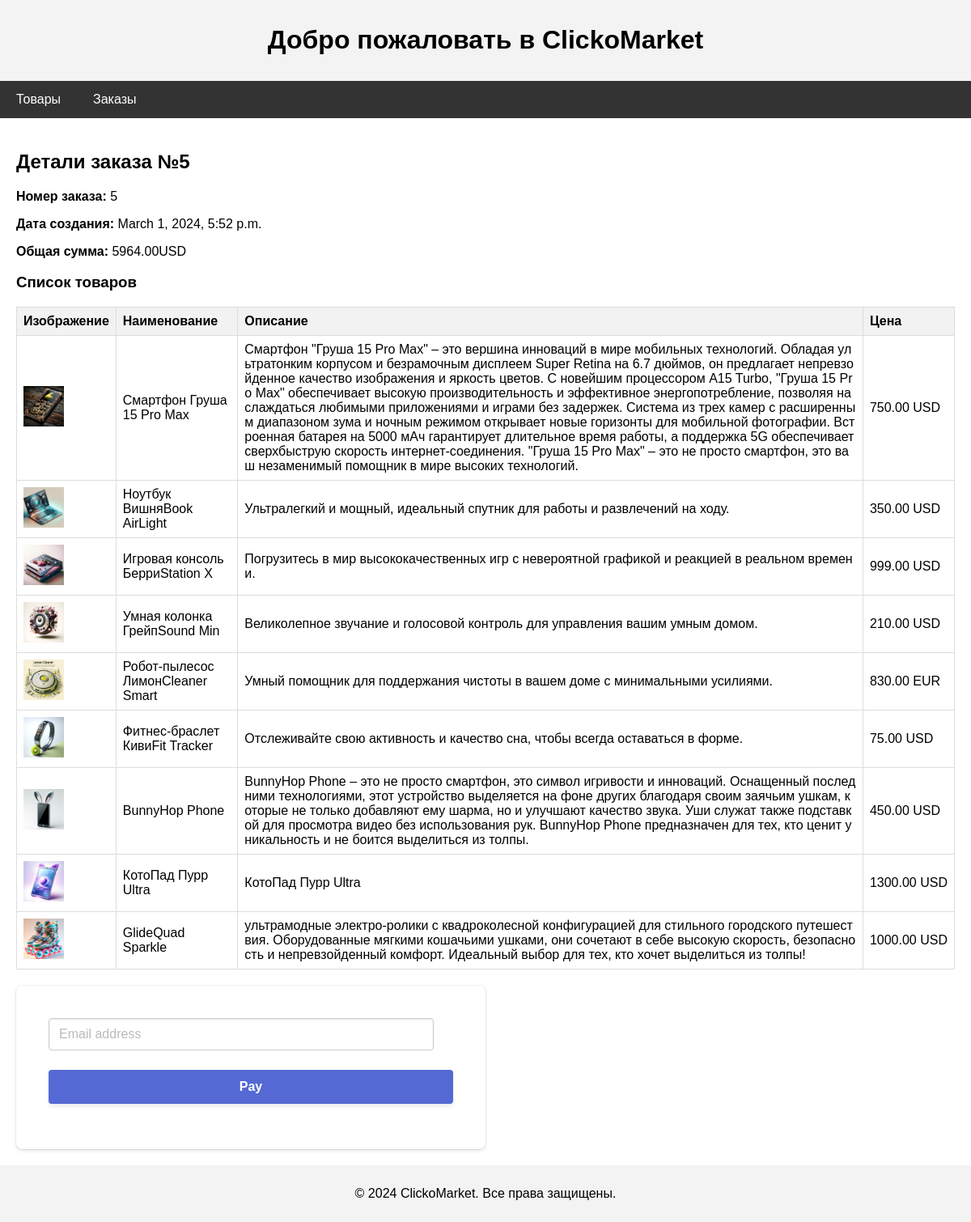
The page /order/5/ on the database its author committed.
### payclick/models.py (models this page shows, shortened)
class Order(models.Model):
    items = models.ManyToManyField(Item, related_name='order', verbose_name='Товары в заказе')
    created_at = models.DateTimeField(auto_now_add=True)
    discount = models.ForeignKey(Discount, on_delete=models.SET_NULL, blank=True, null=True)
    tax = models.ForeignKey(Tax, on_delete=models.SET_NULL, blank=True, null=True)
    stripe_payment_id = models.CharField(max_length=255, blank=True, null=True, verbose_name='ID платежа в Stripe')
    def total_amount(self):
        total_amount = sum(item.price for item in self.items.all())
        if self.discount:
            total_amount -= self.discount.amount
        if self.tax:
            total_amount += self.tax.amount
        return total_amount
    def get_display_total_amount(self):
        return '{0:.2f}'.format(self.total_amount() / 100)
    def get_stripe_payment_status(self):
        if self.stripe_payment_id:
            data = stripe.PaymentIntent.retrieve(self.stripe_payment_id)
            stripe_payment_id = data['status']
            return stripe_payment_id
        else:
            return None

class Item(models.Model):
    CURRENCY_CHOICES = [
        ('USD', 'US Dollar'),
        ('EUR', 'Euro'),
    ]
    name = models.CharField(max_length=100)
    description = models.TextField()
    price = models.IntegerField()  # cents
    image = models.ImageField(upload_to='products/', blank=True, null=True)
    currency = models.CharField(max_length=3, choices=CURRENCY_CHOICES, default='USD')
    def get_display_price(self):
        return '{0:.2f}'.format(self.price / 100)

### payclick/views.py (the view)
# urls.py: path('order/<int:pk>/', OrderDetailsView.as_view(), name='order'),
class OrderDetailsView(DetailView):
    queryset = (
        Order.objects.prefetch_related('items')
    )
    template_name = 'payclick/order.html'
    context_object_name = 'order'
    def get_context_data(self, **kwargs):
        context = super(OrderDetailsView, self).get_context_data(**kwargs)
        context['STRIPE_PUBLIC_KEY'] = settings.STRIPE_PUBLIC_KEY
        return context

### templates/payclick/order.html (shortened to what this page needs)
{% extends 'base.html' %}
{% block content %}
<h2>Детали заказа №{{ order.pk }}</h2>
<p><strong>Номер заказа:</strong> {{ order.pk }}</p>
<p><strong>Дата создания:</strong> {{ order.created_at }}</p>
<p><strong>Общая сумма:</strong> {{ order.get_display_total_amount }}USD</p>
<h3>Список товаров</h3>
<table>
    <thead>
    <tr>
        <th>Изображение</th>
        <th>Наименование</th>
        <th>Описание</th>
        <th>Цена</th>
    </tr>
    </thead>
    <tbody>
    {% for item in order.items.all %}
    <tr>
        <td><img src="{{ item.image.url }}" alt="{{ item.name }}" class="product-image"></td>
        <td class=wrap-text">{{ item.name }}</td>
        <td class="wrap-text">{{ item.description }}</td>
        <td class="no-wrap">{{ item.get_display_price }} {{ item.currency }}</td>
    </tr>
    {% empty %}
    <tr>
        <td colspan="4" class="empty">Товары отсутствуют</td>
    </tr>
    {% endfor %}
    </tbody>
</table>
{% if order.get_stripe_payment_status == 'succeeded' %}Заказ оплачен{% else %}
<form id="payment-form">
    <input type="text" id="email" placeholder="Email address"/>
    <button id="submit">
        <span id="button-text">Pay</span>
    </button>
</form>
{% endif %}
{% endblock %}

### templates/base.html (style rules this page uses)
body { font-family: Arial, sans-serif; margin: 0; padding: 0; }

### templates/payclick/order.html (style rules this page uses)
table { width: 100%; border-collapse: collapse; margin-bottom: 20px; }
th, td { border: 1px solid #ddd; padding: 8px; text-align: left; }
th { background-color: #f2f2f2; }
.product-image { width: 50px; height: auto; }
.wrap-text { word-break: break-all; }
.no-wrap { white-space: nowrap; }
form { width: 30vw; min-width: 500px; align-self: center; box-shadow: 0px 0px 0px 0.5px rgba(50, 50, 93, 0.1), 0px 2px 5px 0px rgba(50, 50, 93, 0.1), 0px 1px 1.5px 0px rgba(0, 0, 0, 0.07); border-radius: 7px; padding: 40px; }
button { background: #5469d4; font-family: Arial, sans-serif; color: #ffffff; border-radius: 4px; border: 0; padding: 12px 16px; font-size: 16px; font-weight: 600; cursor: pointer; display: block; transition: all 0.2s ease; box-shadow: 0px 4px 5.5px 0px rgba(0, 0, 0, 0.07); width: 100%; }
input[type="text"] { height: 40px; border: 1px solid #ccc; margin-bottom: 24px; padding: 10px 12px; width: calc(100% - 24px); box-sizing: border-box; border-radius: 4px; font-size: 16px; font-family: Arial, sans-serif; box-shadow: inset 0 1px 2px rgba(10, 10, 10, 0.1); }
input[type="text"]::placeholder { color: #bbb; }

### rows shown on the page
Order: pk "5", created_at "March 1, 2024, 5:52 p.m.", get_display_total_amount "5964.00"
Item: image (picture), name "Смартфон Груша 15 Pro Max", description "Смартфон \"Груша 15 Pro Max\" – это вершина инноваций в мире мобильных технологий. Обладая ультратонким корпусом и безрамочным дисплеем Super Retina на 6.7 дюймов, он предлагает непревзойденное качество изображения и яркость цветов. С новейшим процессором A15 Turbo, \"Груша 15 Pro Max\" обеспечивает высокую производительность и эффективное энергопотребление, позволяя наслаждаться любимыми приложениями и играми без задержек. Система из трех камер с расширенным диапазоном зума и ночным режимом открывает новые горизонты для мобильной фотографии. Встроенная батарея на 5000 мАч гарантирует длительное время работы, а поддержка 5G обеспечивает сверхбыструю скорость интернет-соединения. \"Груша 15 Pro…", get_display_price "750.00", currency "USD"
Item: image (picture), name "Ноутбук ВишняBook AirLight", description "Ультралегкий и мощный, идеальный спутник для работы и развлечений на ходу.", get_display_price "350.00", currency "USD"
Item: image (picture), name "Игровая консоль БерриStation X", description "Погрузитесь в мир высококачественных игр с невероятной графикой и реакцией в реальном времени.", get_display_price "999.00", currency "USD"
Item: image (picture), name "Умная колонка ГрейпSound Min", description "Великолепное звучание и голосовой контроль для управления вашим умным домом.", get_display_price "210.00", currency "USD"
Item: image (picture), name "Робот-пылесос ЛимонCleaner Smart", description "Умный помощник для поддержания чистоты в вашем доме с минимальными усилиями.", get_display_price "830.00", currency "EUR"
Item: image (picture), name "Фитнес-браслет КивиFit Tracker", description "Отслеживайте свою активность и качество сна, чтобы всегда оставаться в форме.", get_display_price "75.00", currency "USD"
Item: image (picture), name "BunnyHop Phone", description "BunnyHop Phone – это не просто смартфон, это символ игривости и инноваций. Оснащенный последними технологиями, этот устройство выделяется на фоне других благодаря своим заячьим ушкам, которые не только добавляют ему шарма, но и улучшают качество звука. Уши служат также подставкой для просмотра видео без использования рук. BunnyHop Phone предназначен для тех, кто ценит уникальность и не боится выделиться из толпы.", get_display_price "450.00", currency "USD"
Item: image (picture), name "КотоПад Пурр Ultra", description "КотоПад Пурр Ultra", get_display_price "1300.00", currency "USD"
Item: image (picture), name "GlideQuad Sparkle", description "ультрамодные электро-ролики с квадроколесной конфигурацией для стильного городского путешествия. Оборудованные мягкими кошачьими ушками, они сочетают в себе высокую скорость, безопасность и непревзойденный комфорт. Идеальный выбор для тех, кто хочет выделиться из толпы!", get_display_price "1000.00", currency "USD"
